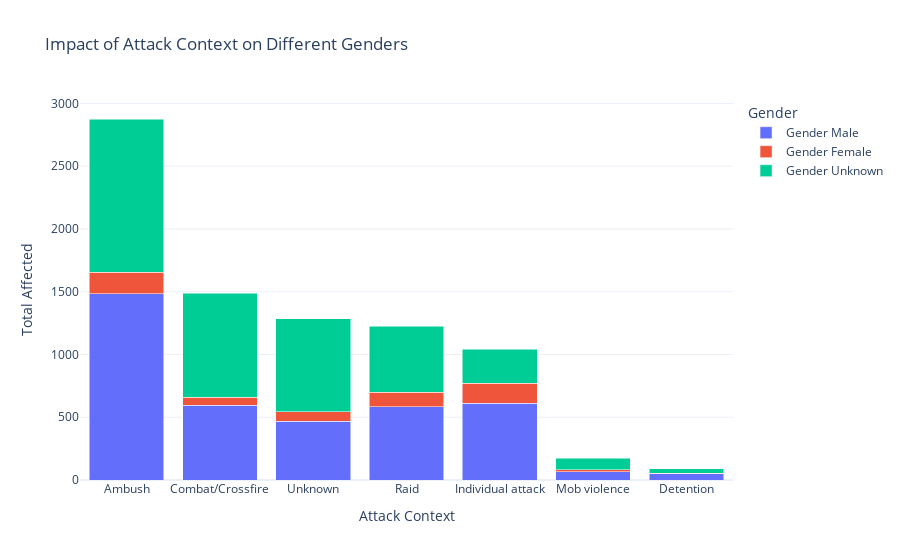

The cell this chart's notebook holds for it:
### Markdown cell above
World wide gender based security incidences are unknown. Generally it shows males were high victims of security incidences the highest number being 316 in 2019 followed slightly by 2020 with 313 and then followed by 2013 with 297 incidences.

### Code cell
import plotly.express as px

# Grouping data by Attack Context and Gender
df_attack_gender = df1.groupby("Attack context")[["Gender Male", "Gender Female", "Gender Unknown"]].sum().reset_index()

# Creating a stacked bar chart
fig = px.bar(df_attack_gender, x="Attack context", y=["Gender Male", "Gender Female", "Gender Unknown"],
             title="Impact of Attack Context on Different Genders",
             labels={"value": "Number of Victims", "variable": "Gender"},
             barmode="stack", template="plotly_white")

fig.update_layout(xaxis_title="Attack Context", yaxis_title="Total Affected",
                  legend_title="Gender", bargap=0.2, xaxis={'categoryorder':'total descending'})

fig.show()

### Figure 1 — Plotly figure (JSON) as saved in the notebook; plotly's stock layout.template omitted (floating-point values rounded to 4 significant figures)
{"data": [{"alignmentgroup": "True", "hovertemplate": "Gender=Gender Male<br>Attack context=%{x}<br>Number of Victims=%{y}<extra></extra>", "legendgroup": "Gender Male", "marker": {"color": "#636efa", "pattern": {"shape": ""}}, "name": "Gender Male", "offsetgroup": "Gender Male", "orientation": "v", "showlegend": true, "textposition": "auto", "type": "bar", "x": ["Ambush", "Combat/Crossfire", "Detention", "Individual attack", "Mob violence", "Raid", "Unknown"], "xaxis": "x", "y": [1484, 595, 51, 610, 66, 585, 468], "yaxis": "y"}, {"alignmentgroup": "True", "hovertemplate": "Gender=Gender Female<br>Attack context=%{x}<br>Number of Victims=%{y}<extra></extra>", "legendgroup": "Gender Female", "marker": {"color": "#EF553B", "pattern": {"shape": ""}}, "name": "Gender Female", "offsetgroup": "Gender Female", "orientation": "v", "showlegend": true, "textposition": "auto", "type": "bar", "x": ["Ambush", "Combat/Crossfire", "Detention", "Individual attack", "Mob violence", "Raid", "Unknown"], "xaxis": "x", "y": [172, 64, 2, 161, 15, 114, 74], "yaxis": "y"}, {"alignmentgroup": "True", "hovertemplate": "Gender=Gender Unknown<br>Attack context=%{x}<br>Number of Victims=%{y}<extra></extra>", "legendgroup": "Gender Unknown", "marker": {"color": "#00cc96", "pattern": {"shape": ""}}, "name": "Gender Unknown", "offsetgroup": "Gender Unknown", "orientation": "v", "showlegend": true, "textposition": "auto", "type": "bar", "x": ["Ambush", "Combat/Crossfire", "Detention", "Individual attack", "Mob violence", "Raid", "Unknown"], "xaxis": "x", "y": [1220, 830, 37, 271, 94, 525, 744], "yaxis": "y"}], "layout": {"bargap": 0.2, "barmode": "stack", "legend": {"title": {"text": "Gender"}, "tracegroupgap": 0}, "title": {"text": "Impact of Attack Context on Different Genders"}, "xaxis": {"anchor": "y", "categoryorder": "total descending", "domain": [0, 1], "title": {"text": "Attack Context"}}, "yaxis": {"anchor": "x", "domain": [0, 1], "title": {"text": "Total Affected"}}}}
